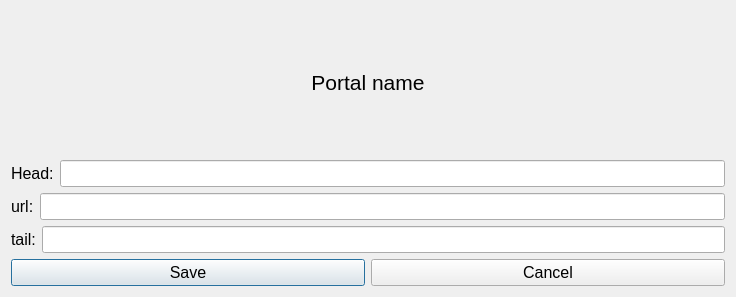
<?xml version="1.0" encoding="UTF-8"?>
<ui version="4.0">
 <class>Dialog</class>
 <widget class="QDialog" name="Dialog">
  <property name="geometry">
   <rect>
    <x>0</x>
    <y>0</y>
    <width>736</width>
    <height>297</height>
   </rect>
  </property>
  <property name="font">
   <font>
    <pointsize>12</pointsize>
   </font>
  </property>
  <property name="windowTitle">
   <string>Dialog</string>
  </property>
  <layout class="QGridLayout" name="gridLayout">
   <item row="0" column="0">
    <widget class="QLabel" name="label">
     <property name="font">
      <font>
       <pointsize>16</pointsize>
      </font>
     </property>
     <property name="toolTipDuration">
      <number>-1</number>
     </property>
     <property name="text">
      <string>Portal name</string>
     </property>
     <property name="alignment">
      <set>Qt::AlignCenter</set>
     </property>
    </widget>
   </item>
   <item row="1" column="0">
    <layout class="QHBoxLayout" name="horizontalLayout">
     <item>
      <widget class="QLabel" name="label_2">
       <property name="text">
        <string>Head:</string>
       </property>
      </widget>
     </item>
     <item>
      <widget class="QLineEdit" name="lineEdit"/>
     </item>
    </layout>
   </item>
   <item row="2" column="0">
    <layout class="QHBoxLayout" name="horizontalLayout_2">
     <item>
      <widget class="QLabel" name="label_3">
       <property name="text">
        <string>url:</string>
       </property>
      </widget>
     </item>
     <item>
      <widget class="QLineEdit" name="lineEdit_2"/>
     </item>
    </layout>
   </item>
   <item row="3" column="0">
    <layout class="QHBoxLayout" name="horizontalLayout_3">
     <item>
      <widget class="QLabel" name="label_4">
       <property name="text">
        <string>tail:</string>
       </property>
      </widget>
     </item>
     <item>
      <widget class="QLineEdit" name="lineEdit_3"/>
     </item>
    </layout>
   </item>
   <item row="4" column="0">
    <layout class="QHBoxLayout" name="horizontalLayout_4">
     <item>
      <widget class="QPushButton" name="pushButton">
       <property name="text">
        <string>Save</string>
       </property>
      </widget>
     </item>
     <item>
      <widget class="QPushButton" name="pushButton_2">
       <property name="text">
        <string>Cancel</string>
       </property>
      </widget>
     </item>
    </layout>
   </item>
  </layout>
 </widget>
 <resources/>
 <connections/>
</ui>
